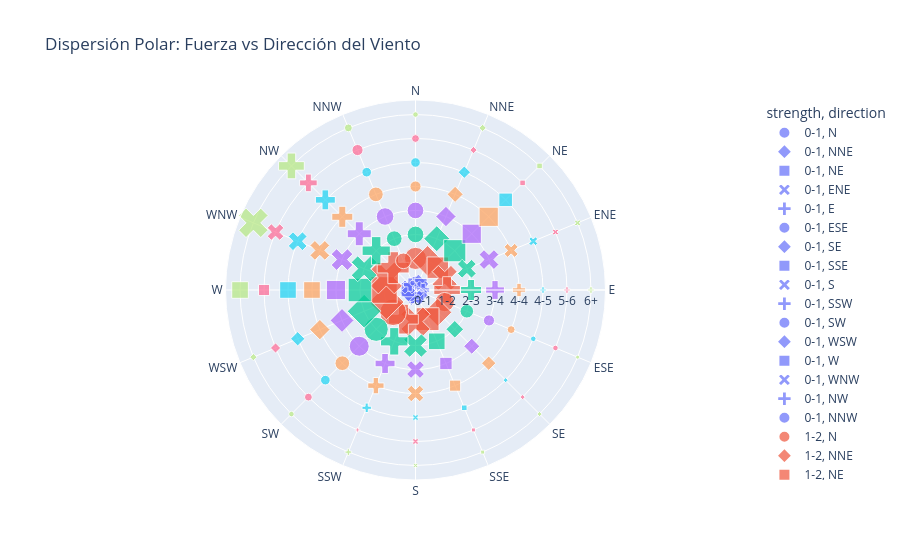

Notebook cell for this chart:
### Code cell
# Paso 2: Gráfico de Dispersión Polar (Scatter Polar)
fig1 = px.scatter_polar(wind_df, 
                        r="strength", 
                        theta="direction", 
                        color="strength",
                        symbol="direction",
                        size="frequency",
                        title="Dispersión Polar: Fuerza vs Dirección del Viento")
fig1.show()
